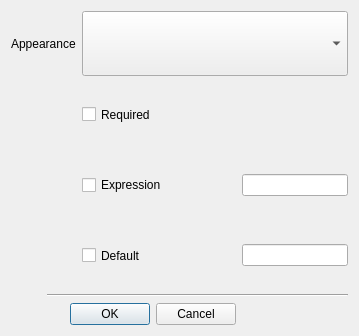
<?xml version="1.0" encoding="UTF-8"?>
<ui version="4.0">
 <class>ColumnEditor</class>
 <widget class="QDialog" name="ColumnEditor">
  <property name="geometry">
   <rect>
    <x>0</x>
    <y>0</y>
    <width>359</width>
    <height>336</height>
   </rect>
  </property>
  <property name="sizePolicy">
   <sizepolicy hsizetype="MinimumExpanding" vsizetype="Preferred">
    <horstretch>0</horstretch>
    <verstretch>0</verstretch>
   </sizepolicy>
  </property>
  <property name="maximumSize">
   <size>
    <width>16777215</width>
    <height>560</height>
   </size>
  </property>
  <property name="windowTitle">
   <string>Column editor</string>
  </property>
  <layout class="QGridLayout" name="gridLayout">
   <item row="5" column="3">
    <widget class="QLineEdit" name="lineEdit_2"/>
   </item>
   <item row="1" column="0" colspan="3">
    <layout class="QVBoxLayout" name="notif_bar">
     <property name="spacing">
      <number>8</number>
     </property>
     <property name="bottomMargin">
      <number>0</number>
     </property>
    </layout>
   </item>
   <item row="4" column="2">
    <widget class="QCheckBox" name="cbSearch">
     <property name="sizePolicy">
      <sizepolicy hsizetype="Expanding" vsizetype="Expanding">
       <horstretch>0</horstretch>
       <verstretch>0</verstretch>
      </sizepolicy>
     </property>
     <property name="text">
      <string>Expression</string>
     </property>
    </widget>
   </item>
   <item row="3" column="2">
    <widget class="QCheckBox" name="cbMandt">
     <property name="sizePolicy">
      <sizepolicy hsizetype="Minimum" vsizetype="Expanding">
       <horstretch>0</horstretch>
       <verstretch>0</verstretch>
      </sizepolicy>
     </property>
     <property name="layoutDirection">
      <enum>Qt::LeftToRight</enum>
     </property>
     <property name="text">
      <string>Required</string>
     </property>
     <property name="checked">
      <bool>false</bool>
     </property>
    </widget>
   </item>
   <item row="2" column="2" colspan="2">
    <widget class="QComboBox" name="cboDataType">
     <property name="sizePolicy">
      <sizepolicy hsizetype="Expanding" vsizetype="Expanding">
       <horstretch>0</horstretch>
       <verstretch>0</verstretch>
      </sizepolicy>
     </property>
     <property name="editable">
      <bool>false</bool>
     </property>
     <property name="insertPolicy">
      <enum>QComboBox::InsertAlphabetically</enum>
     </property>
    </widget>
   </item>
   <item row="4" column="3">
    <widget class="QLineEdit" name="lineEdit"/>
   </item>
   <item row="8" column="0" colspan="3">
    <widget class="QDialogButtonBox" name="buttonBox">
     <property name="orientation">
      <enum>Qt::Horizontal</enum>
     </property>
     <property name="standardButtons">
      <set>QDialogButtonBox::Cancel|QDialogButtonBox::Ok</set>
     </property>
    </widget>
   </item>
   <item row="5" column="2">
    <widget class="QCheckBox" name="cbUnique">
     <property name="sizePolicy">
      <sizepolicy hsizetype="Expanding" vsizetype="Expanding">
       <horstretch>0</horstretch>
       <verstretch>0</verstretch>
      </sizepolicy>
     </property>
     <property name="text">
      <string>Default</string>
     </property>
    </widget>
   </item>
   <item row="2" column="0" colspan="2">
    <widget class="QLabel" name="label_4">
     <property name="text">
      <string>Appearance</string>
     </property>
    </widget>
   </item>
   <item row="6" column="1" colspan="3">
    <widget class="Line" name="line">
     <property name="orientation">
      <enum>Qt::Horizontal</enum>
     </property>
    </widget>
   </item>
  </layout>
 </widget>
 <tabstops>
  <tabstop>cboDataType</tabstop>
 </tabstops>
 <resources/>
 <connections/>
</ui>
